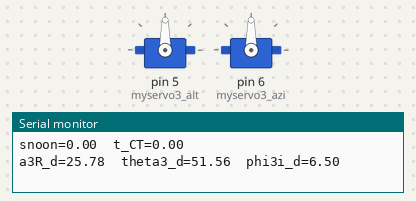
This sketch was run on a simulated Arduino Uno, built with avr-gcc and run on an emulated ATmega328P. Parts: 2 × servo, the last lines printed to the serial monitor.

Above: at 0.1 s.
At 100.7 s:
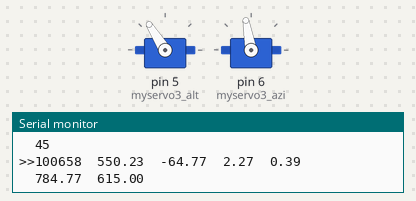
Timing chart, 0 to 102.2 s (numbered marks = the images above):
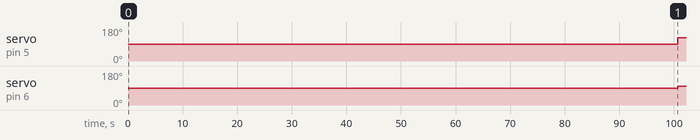

The sketch:

SolarStill_test11_d.ino
```cpp
#include <Servo.h>
#include <math.h>

/*
 * Link for solar information:(1) https://www.esrl.noaa.gov/gmd/grad/solcalc/ ****use this one
                              (2) https://www.esrl.noaa.gov/gmd/grad/solcalc/azel.html
                              (3) https://www.timeanddate.com/sun/usa/las-cruces
 * Las Cruces Coorinate: 32.280856° N(+), 106.75491° W (-)
 * Azimuth and Elevation - an angular coordinate system for locating positions in the sky. Azimuth is measured clockwise from true north
   to the point on the horizon directly below the object. Elevation is measured vertically from that point on the horizon up to the object.
 * it requires 540000 ms for azimuth angle adjustment (for servo) of 1 degree. Not for everytime.
 * offset_azi_testunit=8;  offset_alt_testunit=9;  (in degree)
  */

          /*june 2 2021 - > day_of_year= 153*/
 int PTh=10;  //present time in hours*
 int PTm=14 ; //present time in minutes*
 int day_of_year= 154; //day of the year of the experiment*


 double Hour=0; //initiation of variable "Hour"
 double gamma=0; //initiation of variable "gamma"
 double eqtime=0; //initiation of variable "eqtime"
 double decl=0; //intiation of variable "decl"
 double time_offset=0; //initiation of variable "time_offset"
 double tst=0; //initiation of variable "tst"
 double ha=0; //initiation of variable "ha"
 double phi=0; //initiation of variable "phi"
 double beta=0; //initiation of variable "beta"
 double alpha_d=0; //initiation of variable "alpha_d"
 double beta_d=0; //initiation of variable "beta_d"
 double snoon=0; //initiation of variable "snoon"
 double t_CT=0; //initiation of variable "t_CT"

 double pi= 3.1415926; //value of 'pi'
 double h=23.625; //height(in inch) of convex mirror focal point from the origin(centre point of the base on which these mirror units are intalled)

 int timezone=-6; //timezone in hour from UTC (Mountain Daylight Time)
 double latitude= 32.280856; //latitude position (in degree) of the experimental station (Jett Hall Annex)
 double longitude= -106.76; //longitude position (in degree) of the experimental station (Jett Hall Annex)
 double lat= (3.1415926/180)*latitude; //latitude (in radian) for trigonometric functions
 unsigned long myTime;
 unsigned long last_seen;
//-------------------------------------------------------------------------

//---------UNIT#3-------------
  double x3= 18.75; //x position (in inch) of unit#3
  int y3=0; //y position (in inch) of unit#3
  double d3=sqrt(x3*x3+y3*y3); //distance (in inch) of unit#3 from origin(centre point of the base on which these mirror units are intalled)
  double theta3_d= (180/pi)*atan(h/d3); //angle in degree

  double a3R= (pi/180)*(theta3_d+alpha_d)/2; //rotation angle (in radian) for unit#3 (Hnin Wah paper)
  double a3R_d= (180/pi)*a3R; //rirtion angle (in degree) for unit#3
  double phi3i_d= (180/pi)*acos((sin(lat)*sin(decl)*cos(a3R))-(cos(lat)*sin(decl)*sin(a3R)*cos((pi/180)*beta_d))
                  +(cos(lat)*cos(decl)*cos(ha)*cos(a3R))+(sin(lat)*cos(decl)*cos(ha)*sin(a3R)*cos((pi/180)*beta_d))
                  +(cos(decl)*sin(ha)*sin(a3R)*sin((pi/180)*beta))); //solar incidence angle of unit#3

  int a3_d= alpha_d+phi3i_d; //intial angle for altitude adjustment of unit#3
  int b3_d= 45 +(beta_d)/2; //intial angle for azimuthal adjustment of unit#3

  int offset_alt3=9; //ofset of altitude adjustment for unit#3
  int offset_azi3=8; //ofset of azimuth adjustment for unit#3
  int a3_d_offset= offset_alt3 +a3_d; //intial angle for altitude adjustment with offset for unit#3
  int b3_d_offset= offset_azi3 +b3_d; //intial angle for azimuth adjustment with offset for unit#3

  Servo myservo3_alt; //create servo object to control a servo for altitude adjustment for unit#3
  Servo myservo3_azi; //create servo object to control a servo for azimuthal adjustment for unit#3
//-------------------------------

void setup()
{
//---------------UNIT#3--------------------
  myservo3_alt.attach(5); //attaches the 'altitude adjustment servo' of unit#3 on pin 5 to the servo object
  myservo3_azi.attach(6); //attaches the 'azimuthal adjustment servo' of unit#3 on pin 6 to the servo object
//-----------------------------------------

//-----------------------------------------
    Serial.begin(9600);
    Serial.print("myTime=");
    Serial.print(myTime);
    Serial.print("\t");
    Serial.print("tst=");
    Serial.print(tst);
    Serial.print("\t");
    Serial.print("time_offset=");
    Serial.print(time_offset);
    Serial.print("\t");
    Serial.print("eqtime=");
    Serial.print(eqtime);
    Serial.print("\t");
    Serial.print("decl=");
    Serial.print(decl);
    Serial.print("\n");

    Serial.print("snoon=");
    Serial.print(snoon);
    Serial.print("\t");
    Serial.print("t_CT=");
    Serial.print(t_CT);
    Serial.print("\n");

    Serial.print("a3R_d=");
    Serial.print(a3R_d);
    Serial.print("\t");
    Serial.print("theta3_d=");
    Serial.print(theta3_d);
    Serial.print("\t");
    Serial.print("phi3i_d=");
    Serial.print(phi3i_d);
    Serial.print("\n");

    Serial.print("alpha_d=");
    Serial.print(alpha_d);
    Serial.print("\t");
    Serial.print("beta_d=");
    Serial.print(beta_d);
    Serial.print("\n");

    Serial.print("a3_d=");
    Serial.print(a3_d);
    Serial.print("\n");

    Serial.print("b3_d=");
    Serial.print(b3_d);
    Serial.print("\n");


//-----------------------------------------
}

void loop()
{
  myTime= millis();

    Hour= (((PTh*60+PTm)*60000) +myTime)/3600000; //hour corresponds to current time

    gamma= (2*pi/365)*(day_of_year-1+((Hour-12)/24)); //fractional year (in radian); [for leap year, use 366 instead of 365 in the denominator]
    eqtime= 229.18*(0.000075+0.001868*cos(gamma)-0.032077*sin(gamma)-0.014615*cos(2*gamma)-0.040849*sin(2*gamma)); //equation of time (in minutes)

    decl= 0.006918-0.399912*cos(gamma)+0.070257*sin(gamma)-0.006758*cos(2*gamma)+0.000907*sin(2*gamma)-0.002697*cos(3*gamma)+0.00148*sin(3*gamma);
                  //solar declination angle (in radians)
    time_offset= eqtime+4*longitude-60*timezone; //time offset (in minutes)

    tst= (PTh*60+PTm+time_offset) +(myTime/60000); //true solar time (in minutes)

    ha= (pi/180)*((tst/4)-180); //solar hour angle(in radian)

    snoon= 360-4*longitude-eqtime; //solar noon for a given location is found from the longitude (in minutes)
    t_CT= (PTh*60+PTm) +(myTime/60000); //current time (in minutes)

    phi= acos(sin(lat)*sin(decl)+cos(lat)*cos(decl)*cos(ha)); //solar zenith angle angle (in radian)
    beta= acos((sin(lat)*cos(phi)-sin(decl))/(cos(lat)*sin(phi))); //solar azimuth angle (in radian)

    alpha_d= (180/pi)*(pi/2-phi); //solar altitude/elevation angle (in degree)
    if(t_CT <= snoon)
      {
        beta_d= 180-(180/pi)*(beta); //solar azimuth angle (in degree) before solar noon
      }
    if(t_CT > snoon)
      {
        beta_d= 180+(180/pi)*(beta); //solar azimuth angle (in degree) after solar noon
      }

//-----------------------------------------------------------------------------

//--------------------(3)------------------------

      a3R= (pi/180)*(theta3_d+alpha_d)/2; //rotation angle (in radian) for unit#3 (Hnin Wah paper)
      a3R_d= (180/pi)*a3R; //rirtion angle (in degree) for unit#3
      phi3i_d= (180/pi)*acos((sin(lat)*sin(decl)*cos(a3R))-(cos(lat)*sin(decl)*sin(a3R)*cos((pi/180)*beta_d))
                  +(cos(lat)*cos(decl)*cos(ha)*cos(a3R))+(sin(lat)*cos(decl)*cos(ha)*sin(a3R)*cos((pi/180)*beta_d))
                  +(cos(decl)*sin(ha)*sin(a3R)*sin((pi/180)*beta))); //solar incidence angle (in degree) of unit#3


   if(myTime - last_seen > 100000)
    {
      a3_d= alpha_d+phi3i_d; //intial angle for altitude adjustment of unit#3
      a3_d_offset= offset_alt3 +a3_d; //intial angle for altitude adjustment with offset for unit#3
      myservo3_alt.write(a3_d_offset);

      b3_d= 45 +(beta_d)/2; //intial angle for azimuthal adjustment of unit#3
      b3_d_offset= offset_azi3 +b3_d; //intial angle for azimuth adjustment with offset for unit#3
      myservo3_azi.write(b3_d_offset);

      last_seen = myTime;

    }
//--------------------(4)------------------------


    Serial.print(">>");
    Serial.print(myTime);
    Serial.print("\t");
    Serial.print(tst);
    Serial.print("\t");
    Serial.print(time_offset);
    Serial.print("\t");
    Serial.print(eqtime);
    Serial.print("\t");
    Serial.print(decl);
    Serial.print("\n");

    Serial.print("\t");
    Serial.print(snoon);
    Serial.print("\t");
    Serial.print(t_CT);
    Serial.print("\n");

    Serial.print("\t");
    Serial.print(a3R_d);
    Serial.print("\t");
    Serial.print(theta3_d);
    Serial.print("\t");
    Serial.print(phi3i_d);
    Serial.print("\n");

    Serial.print("\t");
    Serial.print(alpha_d);
    Serial.print("\t");
    Serial.print(beta_d);
    Serial.print("\n");

    Serial.print("\t");
    Serial.print(a3_d);
    Serial.print("\n");

    Serial.print("\t");
    Serial.print(b3_d);
    Serial.print("\n");

delay(5000);

}
```

Measured:
- by itself, servo on pin 5 (myservo3_alt): 90° → 122° at 101 s
- by itself, servo on pin 6 (myservo3_azi): 90° → 100° at 101 s
